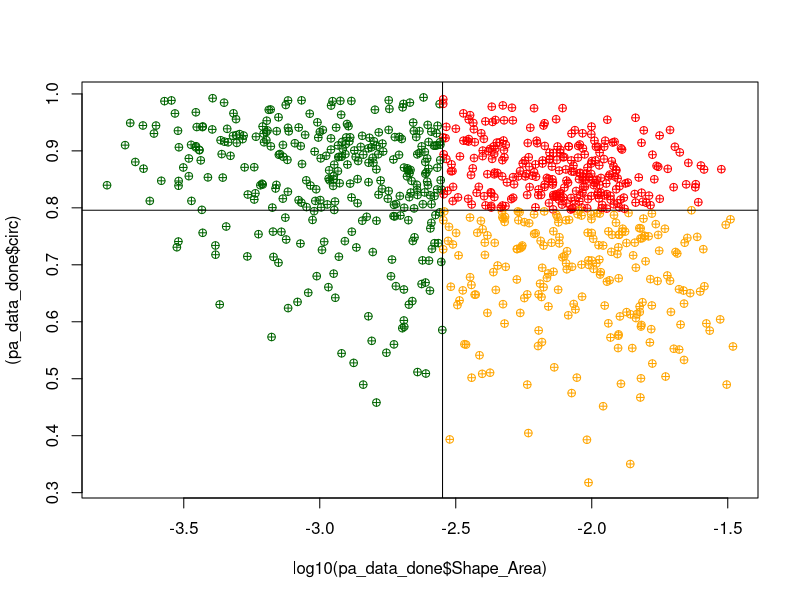
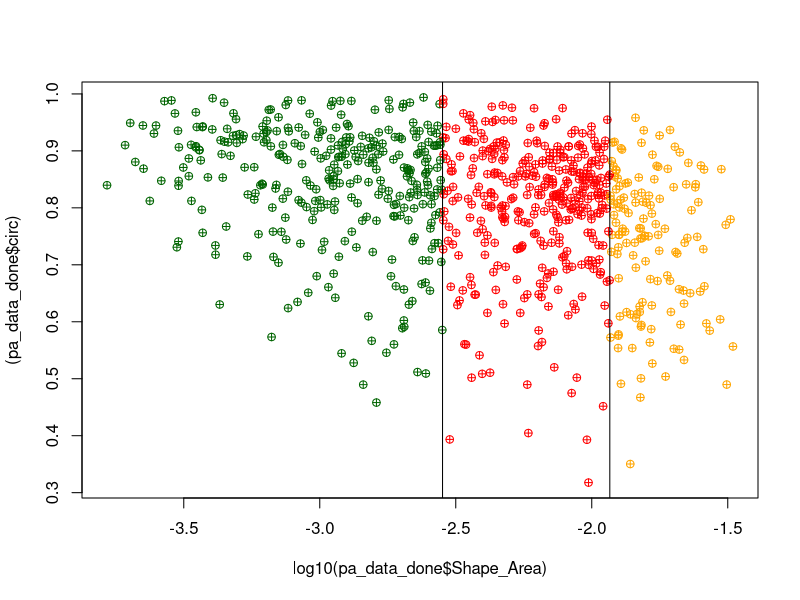

These figures' R source, in order:
## ---- chunk 1
knitr::opts_chunk$set(echo = TRUE)
## ---- chunk 2
####LIBRARIES####
library(tidyverse)
library(readr)
library(cowplot)
## ---- chunk 3
##Import data##

pa_data_done <- read_csv("data/pa_data_done.csv")

####CLASS CHECK####
pa_data_done$Shape_Length <- as.numeric(pa_data_done$Shape_Length)
pa_data_done$Shape_Area <- as.numeric(pa_data_done$Shape_Area)
pa_data_done$Survey_times <- as.numeric(pa_data_done$Survey_times)
pa_data_done$Plot_ID <- as.factor(pa_data_done$Plot_ID)
pa_data_done$Fate <- as.factor(pa_data_done$Fate)
pa_data_done$Recruit <- as.factor(pa_data_done$Recruit)

# Calculate logit transform of circ
pa_data_done$circ_logit <- log(pa_data_done$circ / (1 - pa_data_done$circ))
pa_data_done$circ_logit <- as.numeric(pa_data_done$circ_logit)

### Classify High Survival and High Fission stages by circ+size
# find the half total area of adult
half_adult_sum <- sum(pa_data_done$Shape_Area[pa_data_done$size_class != "J"]) / 2
adult_data <- pa_data_done[pa_data_done$size_class != "J", ] #filter adult for classification

# Find cutoff circ base on equal area
adult_area <- 0
cutoff_circ <- NA
unique_areas <- sort(unique(adult_data$circ))
for (i in 1:length(unique_areas)){
  if(adult_area < half_adult_sum){
    adult_area <- adult_area + adult_data$Shape_Area[adult_data$circ == unique_areas[i]]
  }else{
    cutoff_circ <- unique_areas[i-1] #make the sum of CA IA closer
    break
  }
}

# Find cutoff Size between adult stages
adult_area <- 0
cutoff_size_A <- NA
unique_areas <- sort(unique(adult_data$Shape_Area))

for (i in 1:length(unique_areas)) {
  area_indices <- min(which(adult_data$Shape_Area == unique_areas[i])) #avoid the same Shape_area value
  if (length(area_indices) == 1) {
    if (adult_area < half_adult_sum) {
      adult_area <- adult_area + adult_data$Shape_Area[area_indices]
    } else {
      cutoff_size_A <- unique_areas[i-3] #find the closest value manually...
      break
    }
  } else {
    stop("Error: Multiple values found for the same unique area.")
  }
}
pa_data_done$pure_size <- factor(pa_data_done$pure_size, levels = c("J","M","L"))

# Define cutoff size and circ
cutoff_circ <- cutoff_circ
cutoff_size <- 0.03*0.03*pi

# Classify medium and large adult by cutoff value
pa_data_done$morpho_stage <- NA
pa_data_done$morpho_stage[pa_data_done$Shape_Area <= cutoff_size] <- "J"
pa_data_done$morpho_stage[pa_data_done$Shape_Area > cutoff_size & pa_data_done$circ <= cutoff_circ] <- "I"
pa_data_done$morpho_stage[pa_data_done$Shape_Area > cutoff_size & pa_data_done$circ > cutoff_circ] <- "C"
pa_data_done$morpho_stage <- as.factor(pa_data_done$morpho_stage)
pa_data_done$morpho_stage <- factor(pa_data_done$morpho_stage, levels = c("J","C","I"))

# check total area of each stage
J_total_area <- sum(pa_data_done$Shape_Area[pa_data_done$morpho_stage == "J"])
I_total_area <- sum(pa_data_done$Shape_Area[pa_data_done$morpho_stage == "I"])
C_total_area <- sum(pa_data_done$Shape_Area[pa_data_done$morpho_stage == "C"])
M_total_area <- sum(pa_data_done$Shape_Area[pa_data_done$pure_size == "M"])
L_total_area <- sum(pa_data_done$Shape_Area[pa_data_done$pure_size == "L"])

#median(pa_data_done$circ) # compare the classification
summary(pa_data_done$morpho_stage)

# plot stage classcifiaction
colors <- c("J" = "darkgreen", "C" = "red", "I" = "orange")
plot(log10(pa_data_done$Shape_Area), (pa_data_done$circ),
     pch = 10,
     col = colors[as.character(pa_data_done$morpho_stage)])
abline(v=log10(cutoff_size))#check the standard of adult
abline(h=cutoff_circ) #check the standard of compact adult


# plot stage classcifiaction
colors <- c("J" = "darkgreen", "M" = "red", "L" = "orange")
plot(log10(pa_data_done$Shape_Area), (pa_data_done$circ),
     pch = 10,
     col = colors[as.character(pa_data_done$pure_size)])
abline(v=log10(cutoff_size))#check the standard of adult
abline(v=log10(cutoff_size_A))#check the standard of adult

## ---- chunk 4
### Calculate dynamics between three stages

dynamics_df <- data.frame()

## Find out how many J become IA and CA
for (plot_id in c("M1", "M2", "TY3")) {
  for (t in 1:2) {
#Filter date 
pa_data_subset <- pa_data_done[pa_data_done$Plot_ID == plot_id,]
pa_data_done_1 <- filter(pa_data_subset, Survey_times == t)
pa_data_done_2 <- filter(pa_data_subset, Survey_times == t+1)

# create a dataframe store morphological dynamic (ex. J Fu to CA = JFuCA)
morpho_dynamic <- data.frame(ID = unique(pa_data_done_1$ID),dynamic = NA, stage = NA, change_ratio = NA)

for (j in 1:length(unique(pa_data_done_1$ID))) {
      current_id <- unique(pa_data_done_1$ID)[j]
    # Loop through each ID in T2 data and find corresponding size class 
      for (i in 1:length(unique(pa_data_done_2$ID))) {
          # Combine the size class in different times and the caused fate
          if (pa_data_done_1$Fate[j] == "S" | pa_data_done_1$Fate[j] == "G"){
            if (current_id == pa_data_done_2$ID[i]){ # check the ID is match
              morpho_dynamic$stage[j] <- as.character(pa_data_done_1$size_class[j])
              morpho_dynamic$dynamic[j] <- paste0(pa_data_done_1$Fate[j],pa_data_done_2$size_class[i])
              morpho_dynamic$change_ratio[j] <- pa_data_done_1$change_rate[j]
              morpho_dynamic$area[j] <- pa_data_done_1$Shape_Area[j]
              morpho_dynamic$sa_change[j] <- pa_data_done_1$sa_change[j]
            } 
          } else if (pa_data_done_1$Fate[j] == "Fu"){
      # break source into separate IDs
      Fu_list <- strsplit(as.character(pa_data_done_2$Source)[i], "\\+")[[1]] 
      Fu_list <- as.numeric(Fu_list)
            if (current_id %in% Fu_list){
              morpho_dynamic$stage[j] <- as.character(pa_data_done_1$size_class[j])
              morpho_dynamic$dynamic[j] <- paste0(pa_data_done_1$Fate[j],pa_data_done_2$size_class[i])
              morpho_dynamic$change_ratio[j] <- pa_data_done_1$change_rate[j]
              morpho_dynamic$area[j] <- pa_data_done_1$Shape_Area[j]
              morpho_dynamic$sa_change[j] <- pa_data_done_1$sa_change[j]
            }
          } else if (pa_data_done_1$Fate[j] == "Fi") {
            current_id <- as.character(current_id)
          if (current_id == pa_data_done_2$Source[i] & !is.na(pa_data_done_2$Source[i])){ # check the ID is match
            morpho_dynamic$stage[j] <- as.character(pa_data_done_1$size_class[j])
              morpho_dynamic$dynamic[j] <- paste0(pa_data_done_1$Fate[j],pa_data_done_2$size_class[i])
              indices <- which(pa_data_done_2$Source %in% pa_data_done_1$ID[j])
              Fi_total <- sum(pa_data_done_2$Shape_Area[indices])
              morpho_dynamic$change_ratio[j] <- pa_data_done_2$Shape_Area[i]/Fi_total*pa_data_done_1$change_rate[j]
              morpho_dynamic$area[j] <- pa_data_done_1$Shape_Area[j]
              morpho_dynamic$sa_change[j] <- pa_data_done_1$sa_change[j]
            }
          } else if (pa_data_done_1$Fate[j] == "D") {
            morpho_dynamic$stage[j] <- as.character(pa_data_done_1$size_class[j])
          morpho_dynamic$dynamic[j] <- "D"
          morpho_dynamic$change_ratio[j] <- pa_data_done_1$change_rate[j]
          morpho_dynamic$area[j] <- pa_data_done_1$Shape_Area[j]
          morpho_dynamic$sa_change[j] <- pa_data_done_1$sa_change[j]
        }
    }
    }
morpho_dynamic$Survey_times <- t
morpho_dynamic$Site <- plot_id
dynamics_df <- rbind(dynamics_df, morpho_dynamic)
  }
}

## ---- chunk 5
# Read the CSV files
a <- read.csv("data/areal_circ_even.csv", row.names=1)
m <- read.csv("data/multiplier_circ_even.csv", row.names=1)

# Extracting values from the 'a' data frame
# areal percentage
JGJ <- a["GJ", "J"]
JGI <- a["GI", "J"]
JGC <- a["GC", "J"]
JSJ <- a["SJ", "J"]
JSI <- a["SI", "J"]
JSC <- a["SC", "J"]
JFiJ <- a["FiJ", "J"]
JFiI <- a["FiI", "J"]
JFiC <- a["FiC", "J"]
JFuJ <- a["FuJ", "J"]
JFuI <- a["FuI", "J"]
JFuC <- a["FuC", "J"]
JMJ <- a["mort", "J"]
JRJ <- a["rec", "J"]

IGJ <- a["GJ", "I"]
IGI <- a["GI", "I"]
IGC <- a["GC", "I"]
ISJ <- a["SJ", "I"]
ISI <- a["SI", "I"]
ISC <- a["SC", "I"]
IFiJ <- a["FiJ", "I"]
IFiI <- a["FiI", "I"]
IFiC <- a["FiC", "I"]
IFuJ <- a["FuJ", "I"]
IFuI <- a["FuI", "I"]
IFuC <- a["FuC", "I"]
IMI <- a["mort", "I"]
IRJ <- a["rec", "I"]

CGJ <- a["GJ", "C"]
CGI <- a["GI", "C"]
CGC <- a["GC", "C"]
CSJ <- a["SJ", "C"]
CSI <- a["SI", "C"]
CSC <- a["SC", "C"]
CFiJ <- a["FiJ", "C"]
CFiI <- a["FiI", "C"]
CFiC <- a["FiC", "C"]
CFuJ <- a["FuJ", "C"]
CFuI <- a["FuI", "C"]
CFuC <- a["FuC", "C"]
CMC <- a["mort", "C"]
CRJ <- a["rec", "C"]

# Extracting values from the 'm' data frame
# multiplier
rJGJ <- m["GJ", "J"]
rJGI <- m["GI", "J"]
rJGC <- m["GC", "J"]
rJSJ <- m["SJ", "J"]
rJSI <- m["SI", "J"]
rJSC <- m["SC", "J"]
rJFiJ <- m["FiJ", "J"]
rJFiI <- m["FiI", "J"]
rJFiC <- m["FiC", "J"]
rJFuJ <- m["FuJ", "J"]
rJFuI <- m["FuI", "J"]
rJFuC <- m["FuC", "J"]
rJMJ <- m["mort", "J"]
rJRJ <- m["R", "J"]

rIGJ <- m["GJ", "I"]
rIGI <- m["GI", "I"]
rIGC <- m["GC", "I"]
rISJ <- m["SJ", "I"]
rISI <- m["SI", "I"]
rISC <- m["SC", "I"]
rIFiJ <- m["FiJ", "I"]
rIFiI <- m["FiI", "I"]
rIFiC <- m["FiC", "I"]
rIFuJ <- m["FuJ", "I"]
rIFuI <- m["FuI", "I"]
rIFuC <- m["FuC", "I"]
rIMI <- m["mort", "I"]
rIRJ <- m["rec", "I"]

rCGJ <- m["GJ", "C"]
rCGI <- m["GI", "C"]
rCGC <- m["GC", "C"]
rCSJ <- m["SJ", "C"]
rCSI <- m["SI", "C"]
rCSC <- m["SC", "C"]
rCFiJ <- m["FiJ", "C"]
rCFiI <- m["FiI", "C"]
rCFiC <- m["FiC", "C"]
rCFuJ <- m["FuJ", "C"]
rCFuI <- m["FuI", "C"]
rCFuC <- m["FuC", "C"]
rCMC <- m["mort", "C"]
rCRJ <- m["rec", "C"]
## ---- chunk 6
# calculate Transition matrix

# Fate of Juvs
mJJ <- JGJ*rJGJ + JSJ*rJSJ + JFiJ*rJFiJ + JFuJ*rJFuJ
mJI <- JGI*rJGI + JSI*rJSI + JFuI*rJFuI + JFiI*rJFiI
mJC <- JGC*rJGC + JSC*rJSC + JFiC*rJFiC + JFuC*rJFuC

# Fate of irregular adults 
mIJ <- ISJ*rISJ + IFuJ*rIFuJ + IFiJ*rIFiJ + IRJ*rIRJ
mII <- IGI*rIGI + ISI*rISI + IFuI*rIFuI + IFiI*rIFiI
mIC <- IGC*rIGC + ISC*rISC + IFuC*rIFuC + IFiC*rIFiC

# Fate of compact adults 
mCJ <- CSJ*rCSJ + CFiJ*rCFiJ + CFuJ*rCFuJ + CRJ*rCRJ
mCI <- CGI*rCGI + CSI*rCSI + CFuI*rCFuI + CFiI*rCFiI
mCC <- CGC*rCGC + CSC*rCSC + CFuC*rCFuC + CFiC*rCFiC

# Transition matrix
mx_L <- matrix(c(mJJ, mIJ, mCJ, 
              mJI, mII, mCI, 
              mJC, mIC, mCC), 3, 3, byrow=TRUE)

# Print the matrix
print(round(mx_L,3))
## ---- chunk 7
# calculate lambda

lam <- Re(eigen(mx_L)$values[1])
# Print the matrix
print(round(lam,2))


# Calculate sensitivity and elasticity
w <- eigen(mx_L)$vectors  # right eigen vectors
v <- Conj(solve(w))    # complex conjugate of left eigen vectors

#Calculate sensitivity matrix  
senmat <- Re(v[1,] %*% t(w[,1])) 

#Calculate elasticity matrix
emat <- (1/(Re(eigen(mx_L)$values[1]))) * senmat * mx_L


round(senmat,2) 
round(emat,2)

